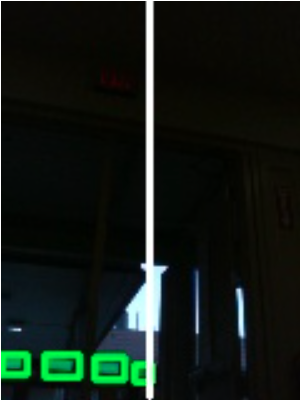
#> input picture test.png, 300 x 400 px
$ python -i turret.py   (imports and definitions only)
#> lines starting #> are read from the running program, lines starting #| are printed output that depends on the picture; after the words box and inside, x2 and y2 are one past the last pixel; in counts of white or black regions, pixels touching at a corner belong together
#> further down, picture is the input picture: shape (400, 300, 3); mean B, G, R 21.2, 27.6, 18.7
import cv2
import numpy as np
import math
import utility
import traceback


class Turret:

    def __init__(self):

        # Calibration camera matrices for the TURRET camera (error = 0.05089120586524974)
        # [[fx, 0, cx]
        #  [0, fy, cy]
        #  [0, 0, 1]]
        self.camera_mtx = np.array([[681.12589498, 0., 341.75575426],
                                    [0., 679.81937442, 202.55395243],
                                    [0., 0., 1.]])

        self.distortion = np.array([0.16170759, -1.11019546, -0.00809921, 0.00331081, 1.83787388])

        self.new_camera_mtx = np.array([[675.45861816, 0., 342.68931859],
                                        [0., 674.16143799, 199.02914604],
                                        [0., 0., 1.]])

        # Vision constants
        self.hsv_lower = np.array([36, 99, 20])
        self.hsv_upper = np.array([97, 255, 255])

        self.cam_center = None

        # Pre-allocated frames/arrays
        self.blur_frame = None
        self.hsv_frame = None
        self.mask = None
        self.masked_output = None

        self.output_frame = None

    # Returned frame must be same size as input frame. Draw on the given frame.
    def process(self, frame):

        # Init vision data
        turret_vision_status = False
        turret_theta = 0
        hub_distance = 0

        # Get coordinates of the center of the frame
        if self.cam_center is None:
            h, w, _ = frame.shape
#> h = 400; w = 300
            cam_x = int((w / 2) - 0.5)
#> cam_x = 149
            cam_y = int((h / 2) - 0.5)
#> cam_y = 199
            self.cam_center = (cam_x, cam_y)
#> self.cam_center = (149, 199)

        # Blur
        # self.blur_frame = cv2.blur(frame, (4, 4))
        self.blur_frame = frame

        # Filter using HSV mask
        self.hsv_frame = cv2.cvtColor(self.blur_frame, cv2.COLOR_BGR2HSV)
#> self.hsv_frame: shape (400, 300, 3); mean H, S, V 52.9, 141.4, 29.4
        self.mask = cv2.inRange(self.hsv_frame, self.hsv_lower, self.hsv_upper)
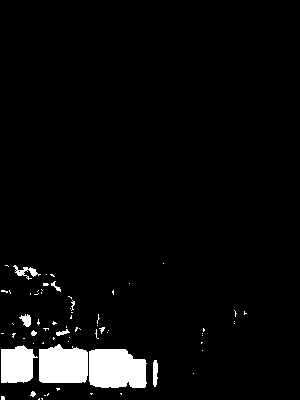
#> self.mask: shape (400, 300); 4.6% white; 68 white regions (56 under 20 px)

        # Erode and dilate mask to remove tiny noise
        # Sometimes comment it out. Erode and dilate may cause tape blobs disappear and/or become two large --> ie they
        # become 1 contour instead of 4 distinct contours.
        # self.mask = cv2.erode(self.mask, None, iterations=1)
        # self.mask = cv2.dilate(self.mask, None, iterations=3)

        # self.mask = cv2.resize(self.mask, (0, 0), fx=0.25, fy=0.25)
        self.masked_output = np.copy(self.mask)

        # Grab contours
        contours = cv2.findContours(self.mask, cv2.RETR_EXTERNAL, cv2.CHAIN_APPROX_SIMPLE)
#> contours = 68 contours, 60 with area under 20; largest, box (x1, y1, x2, y2) and area: (89, 349, 147, 388) 1912, (39, 344, 88, 383) 1608, (1, 345, 38, 383) 1037, (13, 265, 41, 280) 100, (153, 360, 158, 387) 86, (19, 314, 31, 327) 75, (56, 329, 70, 336) 32, (51, 281, 61, 292) 22
        contours = grab_contours(contours)
#> in grab_contours, `cnts = cnts[0]`: cnts has the same summary as contours in process

        # Process contours
        output = []

        if len(contours) != 0:
            # Calculate center of each contour
            for c in contours:
                m = cv2.moments(c)
                if m["m00"] != 0:

                    cx = int(m["m10"] / m["m00"])
                    cy = int(m["m01"] / m["m00"])
                    center = [cx, cy]

                    # Append acceptable contours to list
                    output.append([c, cx, cy, center, cv2.contourArea(c)])
#> this loop made 68 passes
#> (c, cx, cy) on passes 1, 2, 5, 6, 7, 17, 18, 22, 32: ([[41, 398], [42, 399], [42, 398]], 41, 398), ([[39, 398], [38, 399], [39, 399]], 38, 398), ([[120, 393], [121, 394], [121, 393]], 120, 393), ([[90, 393], [91, 394], [92, 393]], 91, 393), ([[48, 393], [47, 394], [47, 395], [48, 394]], 47, 394), ([[201, 342], [201, 343], [202, 342]], 201, 342), ([[43, 342], [42, 343], [43, 343]], 42, 342), ([[53, 337], [53, 339], [54, 338]], 53, 338), ([[203, 328], [203, 331], [204, 330], [204, 329]], 203, 329)
#> (cx, cy) on passes 3, 8, 9, 11, 13, 14: (2, 397), (32, 393), (57, 388), (154, 372), (115, 368), (16, 364)
#> after the loop, output = 38 items

            # CONTOUR VALIDATION
            # Sort by area (descending)
            output.sort(key=lambda a: a[4], reverse=True)
            print(len(output))
#| 38

            # Take the 10 largest contours
            trunc_output = output[0:(10 if len(output) > 10 else len(output))]
#> trunc_output = 10 items
            print(len(trunc_output))
#| 10
            filtered_output = []

            # Filter by: area, fullness, aspect ratio
            for o in trunc_output:

                x, y, w, h = cv2.boundingRect(o[0])
                # Draw bounding rectangles (1st round of filtering)
                cv2.rectangle(frame, (x, y), (x + w, y + h), (0, 127, 255), 1)  # orange

                # print('x, y, w, h', x, y, w, h)
                # print(o[4], o[4] / (w * h), h / w)

                # Is it large enough?
                if o[4] < 20:  # TODO test and check what min and max area should be +- 10%
                    continue

                # Does it fill at least 80% of its bounding rectangle?
                if o[4] < (w * h) * 0.5:
                    continue

                # Does it have a good aspect ratio?
                aspect_ratio = h / w  # Ideally greater than 1.5, less than 2.5
                if aspect_ratio < 1.5 or aspect_ratio > 4.5:
                    continue

                # Else, we've found a good contour!
                filtered_output.append(o)

                # Draw bounding rectangles (2nd round of filtering)
                cv2.rectangle(frame, (x, y), (x + w, y + h), (0, 0, 255), 1)  # red
#> this loop made 10 passes
#> (x, y, w, h) on passes 4, 6, 7, 8, 9, 10: (13, 265, 28, 15), (19, 314, 12, 13), (56, 329, 14, 7), (51, 281, 10, 11), (31, 330, 6, 6), (30, 391, 6, 6)
#> (x, y, w, h, aspect_ratio) on passes 1, 2, 3, 5: (89, 349, 58, 39, 0.672), (39, 344, 49, 39, 0.796), (1, 345, 37, 38, 1.03), (153, 360, 5, 27, 5.4)
#> after the loop, filtered_output = []

            # print('f_o', len(filtered_output))

            filtered_output.sort(key=lambda a: a[4], reverse=True)

            final_contour = None
            if len(filtered_output) > 0:

                # filtered_output.sort(key=lambda a: frame[a[1], a[2]][1], reverse=True)  # sort by saturavation value of center pixel, descending
                final_contour = filtered_output[0]

            if final_contour is not None:
                # Draw the bounding box
                x, y, w, h = cv2.boundingRect(final_contour[0])
                cv2.rectangle(frame, (x, y), (x + w, y + h), (255, 0, 0), 2)


                # print('x, y, w, h', x, y, w, h)
                # print('area, fullness, aspect ratio', final_contour[4], final_contour[4] / (w * h), h / w)

                final_contour_pos = (final_contour[1], final_contour[2])

                # Use interpolation to calculate distance
                distance = (36.75131166 * (math.e ** (0.002864827 * final_contour_pos[0]))) + 18.65849

                # Vision data to pass
                h, w, _ = frame.shape
                turret_vision_status = True
                turret_theta = (h / 2.0 + 0.5) - final_contour_pos[1]  # Return pixel distance
                hub_distance = distance

                cv2.circle(frame, final_contour_pos, 5, (255, 0, 0), 10)

            # ax, d = self.get_ball_values_calib(frame, largest_cnt_pos)
            # ax, d = self.get_ball_values(frame, largest_cnt_pos)

        # Draw reference lines (center line)
        h, w, _ = frame.shape
#> h = 400; w = 300
        cam_x = int((w / 2) - 0.5)
        cam_y = int((h / 2) - 0.5)
        cv2.line(frame, (0, cam_y), (w, cam_y),
                 (255, 255, 255), 2)
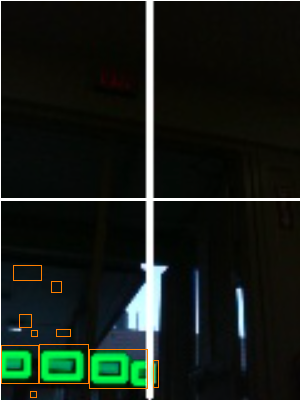
#> frame: shape (400, 300, 3); mean B, G, R 22.8, 30, 22.1

        # Copy to the output frame
        # frame = cv2.resize(frame, (0, 0), fx=0.5, fy=0.5)
        self.output_frame = np.copy(frame)

        # Return vision data
        return turret_vision_status, turret_theta, hub_distance

    def set_hsv(self, new_lower, new_upper):
        self.hsv_lower = new_lower
        self.hsv_upper = new_upper


    # [132 lines left out: functions get_ball_values_from_tvec, get_ball_values, get_ball_values_calib, not called in this run]


# Pulled from imutils package definition
def grab_contours(cnts):
    # if the length the contours tuple returned by cv2.findContours
    # is '2' then we are using either OpenCV v2.4, v4-beta, or
    # v4-official
    if len(cnts) == 2:
        cnts = cnts[0]

    # if the length of the contours tuple is '3' then we are using
    # either OpenCV v3, v4-pre, or v4-alpha
    elif len(cnts) == 3:
        cnts = cnts[1]

    # otherwise OpenCV has changed their cv2.findContours return
    # signature yet again and I have no idea WTH is going on
    else:
        raise Exception(("Contours tuple must have length 2 or 3, "
                         "otherwise OpenCV changed their cv2.findContours return "
                         "signature yet again. Refer to OpenCV's documentation "
                         "in that case"))

    # return the actual contours array
    return cnts

>>> import cv2
>>> picture = cv2.imread('test.png')
>>> result = Turret().process(picture)
#> result = (False, 0, 0)

$ run again, on 70_4.0.png
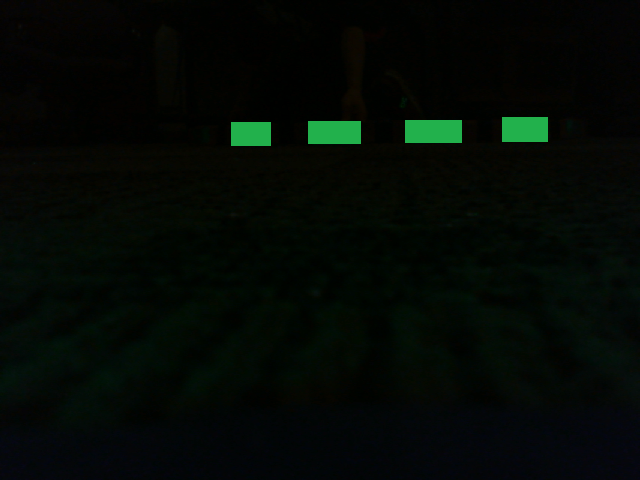
#> input picture 70_4.0.png, 640 x 480 px
#> picture is the input picture: shape (480, 640, 3); mean B, G, R 4.5, 9.1, 3.4
#> self.hsv_frame: shape (480, 640, 3); mean H, S, V 61.4, 202.5, 9.8
#> in process, `self.mask = cv2.inRange(self.hsv_frame, self.hsv_lower, self.hsv_upper)`:
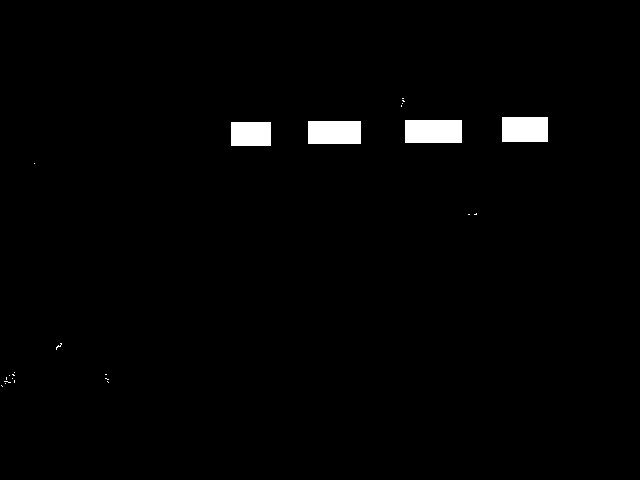
#> self.mask: shape (480, 640); 1.5% white; 24 white regions (20 under 20 px)
#> contours = 24 contours, 20 with area under 20; largest, box (x1, y1, x2, y2) and area: (405, 120, 462, 143) 1232, (308, 121, 361, 144) 1144, (502, 117, 548, 142) 1080, (231, 122, 271, 146) 897
#> cnts has the same summary as contours in process
#> the loop in process, `for c in contours:` made 24 passes
#> (c, cx, cy) on passes 11, 15, 17, 18, 19, 20, 23: ([[12, 374], [13, 375], [14, 375], [13, 374]], 13, 374), ([[476, 213], [475, 214], [474, 214], [476, 214]], 475, 213), ([[231, 122], [231, 145], [270, 145], [270, 122]], 250, 133), ([[308, 121], [308, 143], [360, 143], [360, 121]], 334, 132), ([[405, 120], [405, 142], [461, 142], [461, 120]], 433, 131), ([[502, 117], [502, 141], [547, 141], [547, 117]], 524, 129), ([[402, 100], [403, 101], [404, 101], [403, 100]], 403, 100)
#> after the loop in process, `for c in contours:`: output = 8 items
#| 8
#| 8
#> the loop in process, `for o in trunc_output: ` made 8 passes
#> (x, y, w, h, aspect_ratio) on passes 1 to 4: (405, 120, 57, 23, 0.404), (308, 121, 53, 23, 0.434), (502, 117, 46, 25, 0.543), (231, 122, 40, 24, 0.6)
#> after the loop in process, `for o in trunc_output:`: filtered_output = []
#> in process, `cv2.line(frame, (0, cam_y), (w, cam_y), (255, 255, 255), 2)`:
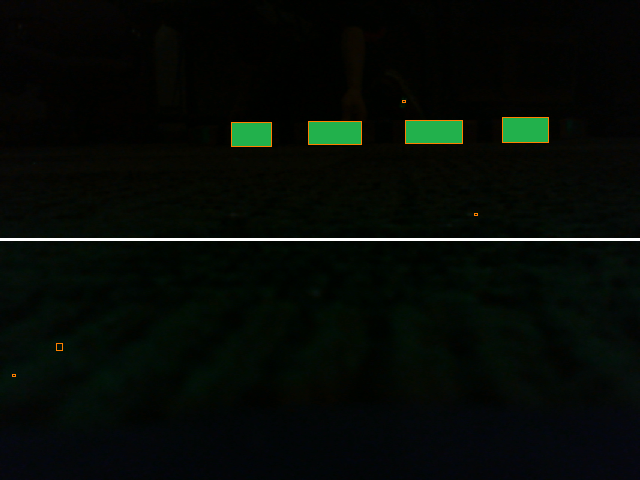
#> frame: shape (480, 640, 3); mean B, G, R 6, 10.8, 5.4
#> result = (False, 0, 0)
